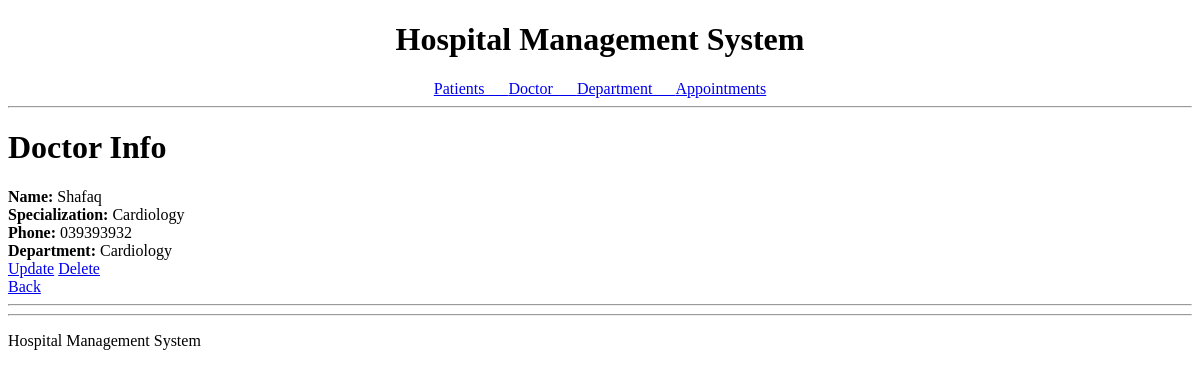
/doctor/1/, run on an earlier commit of the app's database.
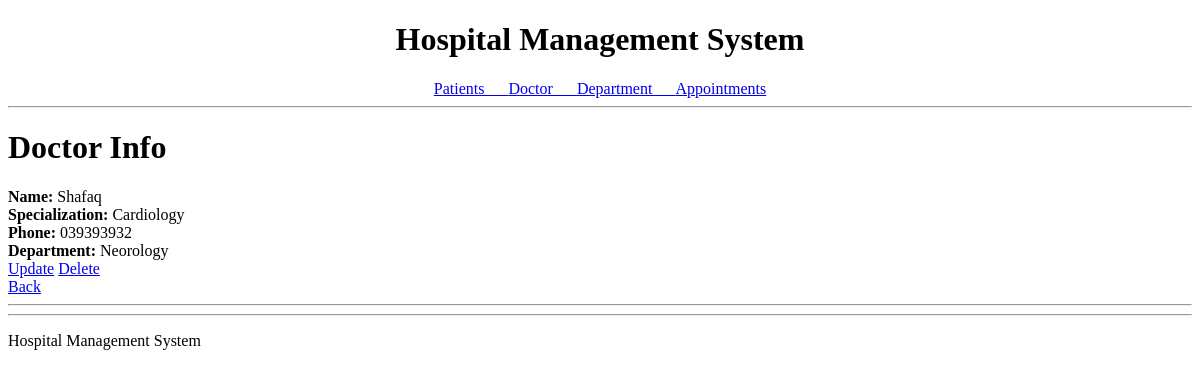
And on a later commit of the database.
### doctor/models.py (models this page shows, shortened)
class Doctor(models.Model):
    id=models.AutoField(primary_key=True)
    name = models.CharField(max_length=50)
    specialization = models.CharField(max_length=50)
    phone = models.CharField(max_length=15)
    department=models.ForeignKey(Department,on_delete=models.CASCADE)
    user=models.OneToOneField(User,on_delete=models.CASCADE,
                              null=True,blank=True, related_name='doctor')

### department/models.py (models this page shows)
class Department(models.Model):
    id = models.AutoField(primary_key=True)
    department_name = models.CharField(max_length=100)
    department_description = models.TextField()
    def __str__(self):
        return self.department_name

### doctor/views.py (the view)
# urls.py: path('<int:pk>/',views.DoctorDetailView.as_view(), name='doctor_detail'),
class DoctorDetailView(DetailView):
    model = Doctor
    template_name = 'doctor/doctor_detail.html'
    context_object_name = 'doctor'

### doctor/templates/doctor/doctor_detail.html (shortened to what this page needs)
{% extends "base.html" %}
{% block content %}
<h1>Doctor Info</h1>
        <b>Name: </b>{{doctor.name}} <br>
        <b>Specialization: </b>{{doctor.specialization}}<br>
        <b>Phone: </b>{{doctor.phone}} <br>
        <b>Department: </b> {{doctor.department}} <br>
         <a href="{% url 'doctor_update' doctor.id %}">Update</a>
        <a href="{% url 'doctor_delete' doctor.id %}">Delete</a><br>
        <a href="{% url 'doctor_list' %}">Back</a>
<hr>
{% endblock %}

What changed in the data, as far as the page shows it:
changed Doctor "Shafaq": department "Cardiology" → "Neorology"
